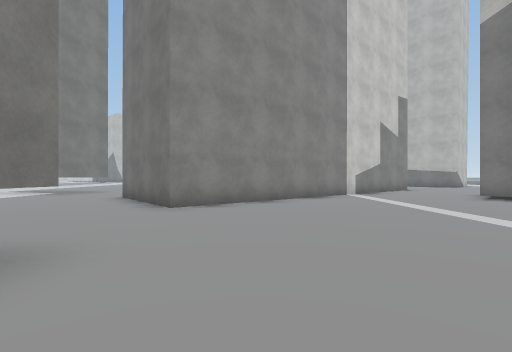
View 1 (above)

21 first-person views from a walk through a 3-D level made in the Unity game engine. The camera is 1.3 m above the floor, looks level and sees 85° across. The floor is counted in squares, 2 m on a side. Each view is taken from the middle of a square. On the plan, view 1 faces up. The plan holds only what a view shows up to about 9 squares ahead; the rest is blank. The place goes on beyond the plan. The player is left out. Some surface patterns are stand-ins.

View 2
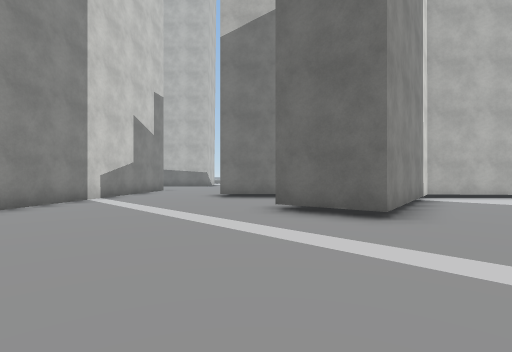

View 3
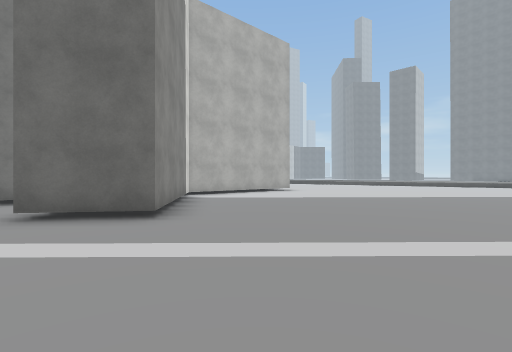

View 4
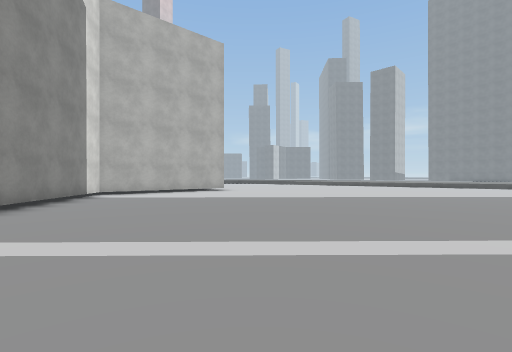

View 5
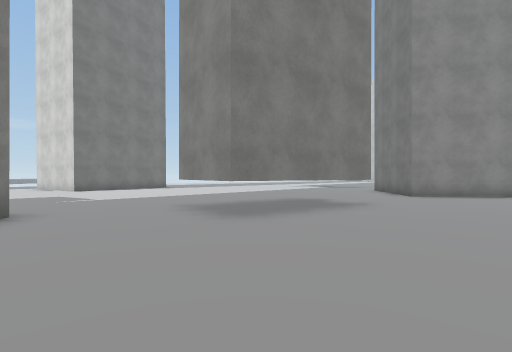

View 6
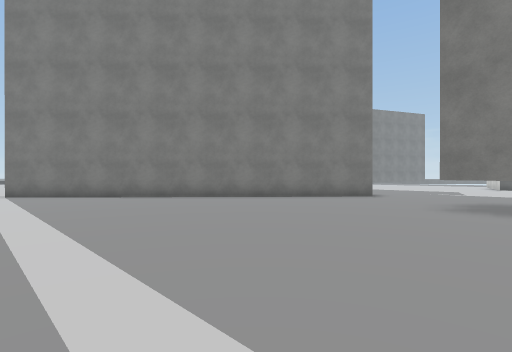

View 7
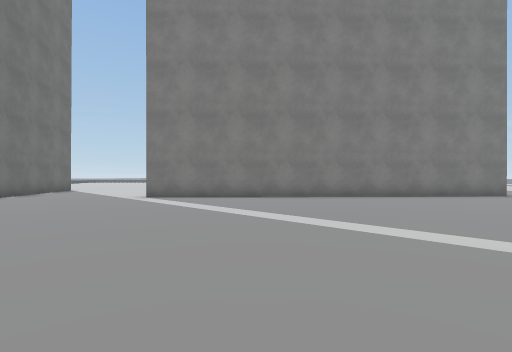

View 8
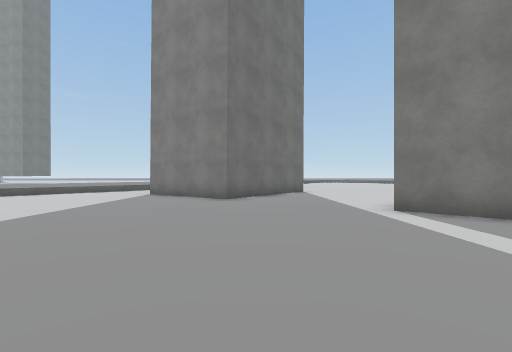

View 9
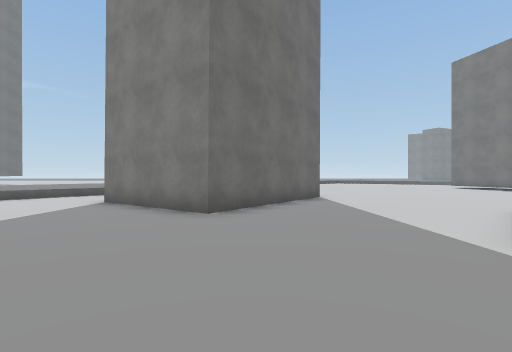

View 10
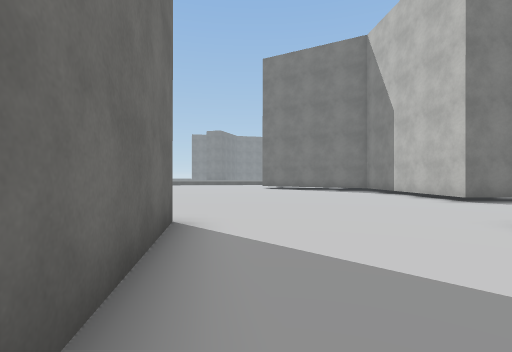

View 11
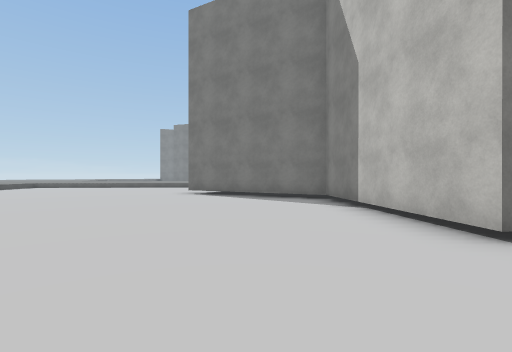

View 12
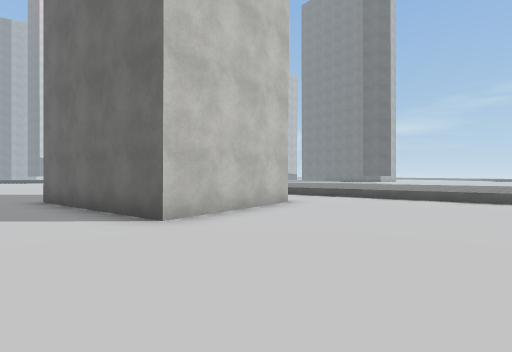

View 13
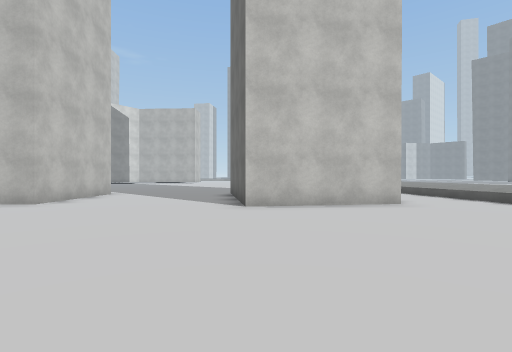

View 14
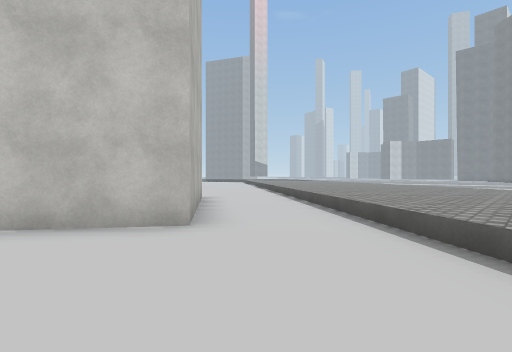

View 15
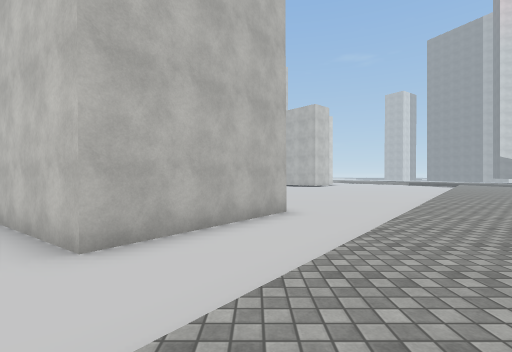

View 16
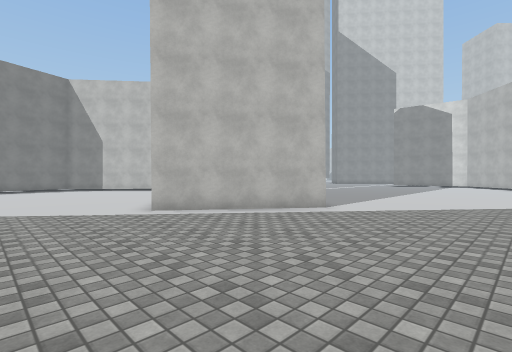

View 17
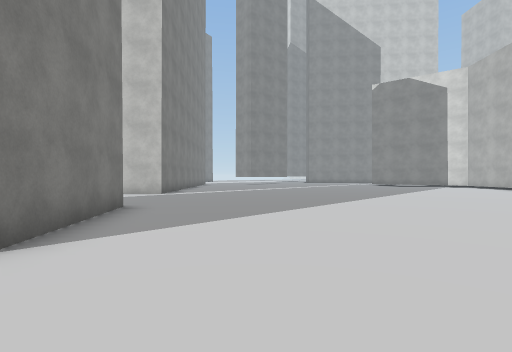

View 18
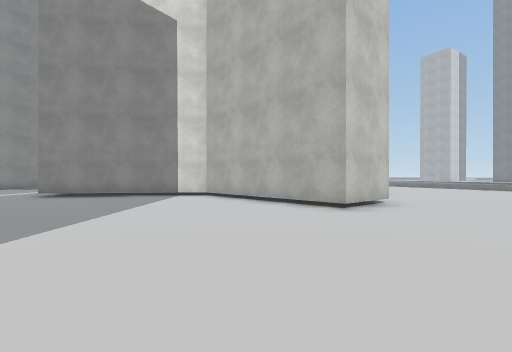

View 19
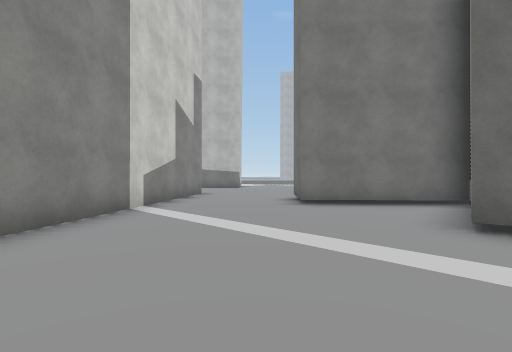

View 20
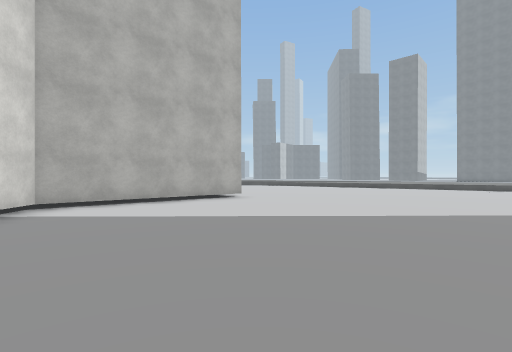

View 21
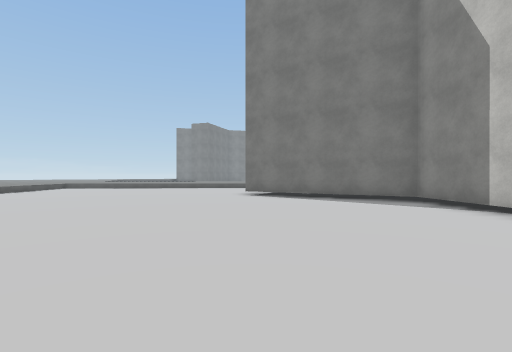

### Floor plan
Key: @ floor where view 1 was taken; # wall or solid block; . main floor; : floor 0.5 m higher than the main floor; / step, stairs or slope; T thing the floor can be seen under or through.
Columns run from 10 left of view 1 to 14 right of it. Each row starts with its distance up from view 1.
 12                ##
 11              ###..
 10             ##.....
  9    ...##   ##.....#
  8    ....#  ##.....##
  7    ....####......##
  6     ....#.........#
  5      .............##
  4       ..........# ####
  3      ...........####.##
  2     ..  T.............##
  1    ...  T..............##
  0   ....  T.@.............#
 -1  .....TT.................
 -2 .........................
 -3 .........................
 -4     .#...................
 -5      ##..................
 -6       ##.................
 -7        ###...............
 -8          ##..............
 -9           ##.............
-10            ##...........
-11             ##..........
-12             #...........
-13           ###...........
-14       #..........#.......
-15       ##........###...../
-16       #.........# ##.../:
-17      ##........## ##../::
-18     ##.........####.../::
-19     #...........##.../:::
-20     #.............../::::
-21     #............../:::::
-22     ##.............::::::
-23      #....... ..../::::::

Where each view was taken, in squares from view 1:
view 1: 0 up, 0 right, facing up
view 2: 1 up, 1 right, facing up-right
view 3: 1 up, 1 right, facing right
view 4: 2 down, 1 right, facing right
view 5: 4 down, 1 right, facing up-left
view 6: 0 up, 4 right, facing down-left
view 7: 3 down, 7 right, facing down-left
view 8: 6 down, 6 right, facing down
view 9: 9 down, 6 right, facing down
view 10: 14 down, 6 right, facing down-left
view 11: 15 down, 1 right, facing down-left
view 12: 19 down, 0 right, facing right
view 13: 22 down, 0 right, facing up-right
view 14: 23 down, 5 right, facing up-right
view 15: 23 down, 9 right, facing up
view 16: 23 down, 14 right, facing up-left
view 17: 16 down, 13 right, facing up-left
view 18: 6 down, 12 right, facing up
view 19: 4 up, 1 right, facing up-right
view 20: 1 down, 5 right, facing right
view 21: 17 down, 2 right, facing down-left
